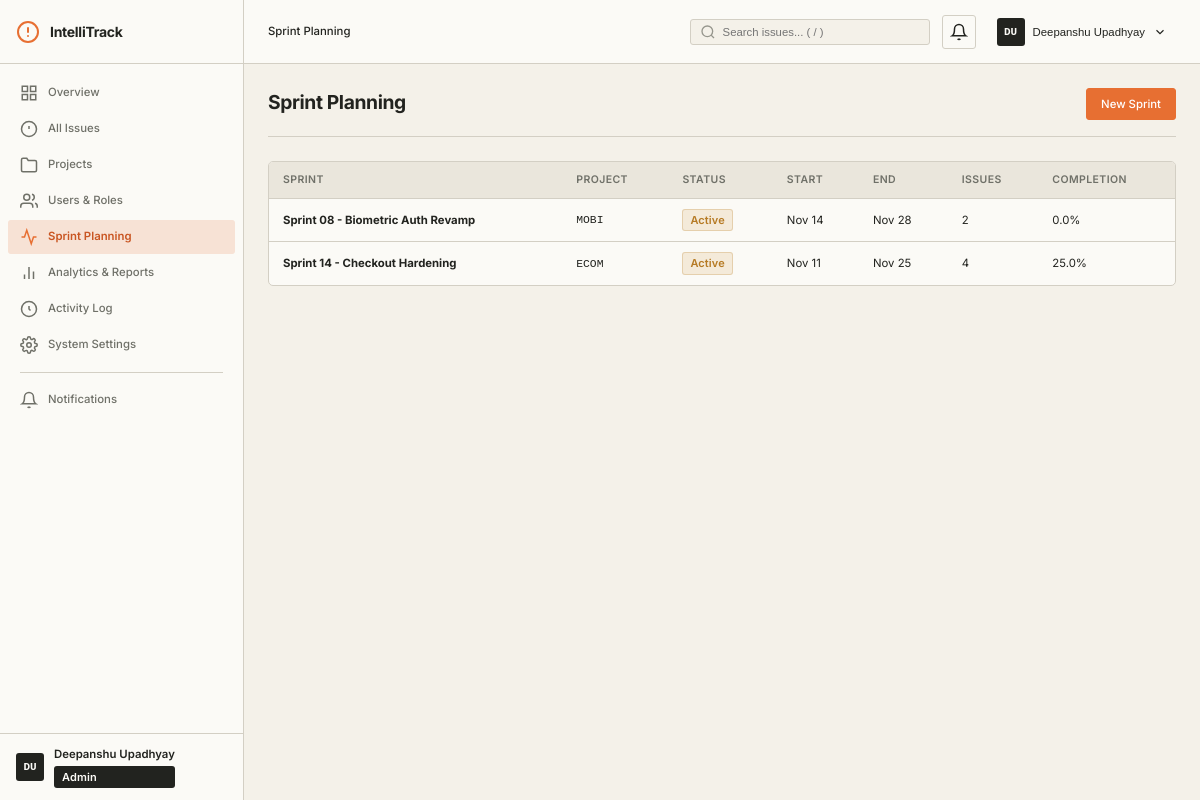
Page /sprints/ (signed in) on the committed database.
### models/user.py (models this page shows, shortened)
class User(UserMixin, db.Model):
    __tablename__ = 'users'
    ROLE_ADMIN = 'admin'
    ROLE_DEVELOPER = 'developer'
    ROLE_REPORTER = 'reporter'
    VALID_ROLES = [ROLE_ADMIN, ROLE_DEVELOPER, ROLE_REPORTER]
    id = db.Column(db.Integer, primary_key=True)
    username = db.Column(db.String(80), unique=True, nullable=False, index=True)
    email = db.Column(db.String(120), unique=True, nullable=False, index=True)
    password_hash = db.Column(db.String(256), nullable=False)
    first_name = db.Column(db.String(80), nullable=False, default='')
    last_name = db.Column(db.String(80), nullable=False, default='')
    role = db.Column(db.String(20), nullable=False, default=ROLE_REPORTER)
    is_active = db.Column(db.Boolean, default=True, nullable=False)
    created_at = db.Column(db.DateTime, default=datetime.utcnow, nullable=False)
    updated_at = db.Column(db.DateTime, default=datetime.utcnow, onupdate=datetime.utcnow)
    reported_issues = db.relationship('Issue', foreign_keys='Issue.reporter_id', backref='reporter', lazy='dynamic')
    assigned_issues = db.relationship('Issue', foreign_keys='Issue.assignee_id', backref='assignee', lazy='dynamic')
    comments = db.relationship('Comment', backref='author', lazy='dynamic')
    activities = db.relationship('Activity', backref='actor', lazy='dynamic')
    notifications = db.relationship('Notification', backref='user', lazy='dynamic')
    memberships = db.relationship('ProjectMembership', backref='user', lazy='dynamic')
    @property
    def full_name(self):
        name = f"{self.first_name} {self.last_name}".strip()
        return name if name else self.username
    @property
    def initials(self):
        if self.first_name and self.last_name:
            return f"{self.first_name[0]}{self.last_name[0]}".upper()
        return self.username[:2].upper()
    @property
    def is_admin(self):
        return self.role == self.ROLE_ADMIN

### models/sprint.py (models this page shows, shortened)
class Sprint(db.Model):
    __tablename__ = 'sprints'
    STATUS_PLANNING = 'planning'
    STATUS_ACTIVE = 'active'
    STATUS_COMPLETED = 'completed'
    VALID_STATUSES = [STATUS_PLANNING, STATUS_ACTIVE, STATUS_COMPLETED]
    id = db.Column(db.Integer, primary_key=True)
    name = db.Column(db.String(120), nullable=False)
    project_id = db.Column(db.Integer, db.ForeignKey('projects.id'), nullable=False, index=True)
    status = db.Column(db.String(20), default=STATUS_PLANNING, nullable=False)
    start_date = db.Column(db.Date, nullable=True)
    end_date = db.Column(db.Date, nullable=True)
    goal = db.Column(db.Text, default='')
    created_at = db.Column(db.DateTime, default=datetime.utcnow, nullable=False)
    updated_at = db.Column(db.DateTime, default=datetime.utcnow, onupdate=datetime.utcnow)
    issues = db.relationship('Issue', backref='sprint', lazy='dynamic')
    @property
    def total_issues(self):
        return self.issues.count()
    @property
    def completed_issues(self):
        return self.issues.filter(
            Issue.status.in_(['resolved', 'closed'])
        ).count() if self.issues.count() > 0 else 0
    @property
    def completion_rate(self):
        total = self.total_issues
        if total == 0:
            return 0
        return round((self.completed_issues / total) * 100, 1)

### models/project.py (models this page shows, shortened)
class Project(db.Model):
    __tablename__ = 'projects'
    STATUS_ACTIVE = 'active'
    STATUS_ARCHIVED = 'archived'
    id = db.Column(db.Integer, primary_key=True)
    name = db.Column(db.String(120), nullable=False)
    key = db.Column(db.String(10), unique=True, nullable=False, index=True)
    description = db.Column(db.Text, default='')
    status = db.Column(db.String(20), default=STATUS_ACTIVE, nullable=False)
    created_at = db.Column(db.DateTime, default=datetime.utcnow, nullable=False)
    updated_at = db.Column(db.DateTime, default=datetime.utcnow, onupdate=datetime.utcnow)
    issues = db.relationship('Issue', backref='project', lazy='dynamic')
    memberships = db.relationship('ProjectMembership', backref='project', lazy='dynamic',
                                  cascade='all, delete-orphan')
    sprints = db.relationship('Sprint', backref='project', lazy='dynamic')
    releases = db.relationship('Release', backref='project', lazy='dynamic')

### routes/sprints.py (the view)
@sprints_bp.route('/')
@login_required
def list_sprints():
    if current_user.is_admin:
        projects = Project.query.filter_by(status=Project.STATUS_ACTIVE).all()
        sprints = Sprint.query.order_by(Sprint.created_at.desc()).all()
    else:
        projects = Project.query.join(ProjectMembership).filter(
            ProjectMembership.user_id == current_user.id
        ).all()
        project_ids = [p.id for p in projects]
        sprints = Sprint.query.filter(Sprint.project_id.in_(project_ids)).order_by(Sprint.created_at.desc()).all()
    return render_template(
        'sprints/list.html',
        sprints=sprints,
        projects=projects,
    )

### templates/sprints/list.html (shortened to what this page needs)
{% extends "base.html" %}
{% block breadcrumb %}<span class="breadcrumb-item">Sprint Planning</span>{% endblock %}
{% block page_title %}Sprint Planning{% endblock %}
{% block page_actions %}
{% if current_user.is_admin or current_user.is_developer %}
<button class="btn btn-primary" onclick="document.getElementById('newSprintModal').style.display='flex'">New Sprint</button>
{% endif %}
{% endblock %}
{% block content %}
{% if sprints %}
<div class="table-responsive">
    <table class="table table-hover">
        <thead><tr><th>Sprint</th><th>Project</th><th>Status</th><th>Start</th><th>End</th><th>Issues</th><th>Completion</th></tr></thead>
        <tbody>
            {% for sprint in sprints %}
            <tr onclick="window.location='{{ url_for('sprints.view_sprint', sprint_id=sprint.id) }}'" style="cursor:pointer">
                <td><strong>{{ sprint.name }}</strong></td>
                <td><span class="mono">{{ sprint.project.key }}</span></td>
                <td><span class="badge badge-{{ sprint.status }}">{{ sprint.status|title }}</span></td>
                <td>{{ sprint.start_date.strftime('%b %d') if sprint.start_date else '—' }}</td>
                <td>{{ sprint.end_date.strftime('%b %d') if sprint.end_date else '—' }}</td>
                <td>{{ sprint.total_issues }}</td>
                <td>{{ sprint.completion_rate }}%</td>
            </tr>
            {% endfor %}
        </tbody>
    </table>
</div>
{% else %}
<div class="empty-state">
    <h3 class="empty-state-title">No sprints created</h3>
    <p class="empty-state-desc">Create a sprint to start planning work.</p>
</div>
{% endif %}
{% endblock %}

### templates/base.html (shortened to what this page needs)
<!DOCTYPE html>
<html lang="en">
<head>
    <link rel="stylesheet" href="{{ url_for('static', filename='css/tokens.css') }}">
    <link rel="stylesheet" href="{{ url_for('static', filename='css/layout.css') }}">
    <link rel="stylesheet" href="{{ url_for('static', filename='css/components.css') }}">
</head>
<body>
    <aside class="sidebar" id="sidebar">
        <div class="sidebar-header">
            <a href="{{ url_for('dashboard.index') }}" class="sidebar-logo">
                <svg width="24" height="24" viewBox="0 0 24 24" fill="none" stroke="currentColor" stroke-width="2" stroke-linecap="round" stroke-linejoin="round"><circle cx="12" cy="12" r="10"/><line x1="12" y1="8" x2="12" y2="12"/><line x1="12" y1="16" x2="12.01" y2="16"/></svg>
                <span>IntelliTrack</span>
            </a>
        </div>
        <nav class="sidebar-nav">
            {% if current_user.is_admin %}
            <a href="{{ url_for('admin.overview') }}" class="nav-item {% if request.endpoint == 'admin.overview' %}active{% endif %}">
                <svg width="18" height="18" viewBox="0 0 24 24" fill="none" stroke="currentColor" stroke-width="2"><rect x="3" y="3" width="7" height="7"/><rect x="14" y="3" width="7" height="7"/><rect x="3" y="14" width="7" height="7"/><rect x="14" y="14" width="7" height="7"/></svg>
                <span>Overview</span>
            </a>
            <a href="{{ url_for('issues.list_issues') }}" class="nav-item {% if request.blueprint == 'issues' %}active{% endif %}">
                <svg width="18" height="18" viewBox="0 0 24 24" fill="none" stroke="currentColor" stroke-width="2"><circle cx="12" cy="12" r="10"/><line x1="12" y1="8" x2="12" y2="12"/><line x1="12" y1="16" x2="12.01" y2="16"/></svg>
                <span>All Issues</span>
            </a>
            <a href="{{ url_for('projects.list_projects') }}" class="nav-item {% if request.blueprint == 'projects' %}active{% endif %}">
                <svg width="18" height="18" viewBox="0 0 24 24" fill="none" stroke="currentColor" stroke-width="2"><path d="M22 19a2 2 0 0 1-2 2H4a2 2 0 0 1-2-2V5a2 2 0 0 1 2-2h5l2 3h9a2 2 0 0 1 2 2z"/></svg>
                <span>Projects</span>
            </a>
            <a href="{{ url_for('admin.users') }}" class="nav-item {% if request.endpoint and 'user' in request.endpoint %}active{% endif %}">
                <svg width="18" height="18" viewBox="0 0 24 24" fill="none" stroke="currentColor" stroke-width="2"><path d="M17 21v-2a4 4 0 0 0-4-4H5a4 4 0 0 0-4 4v2"/><circle cx="9" cy="7" r="4"/><path d="M23 21v-2a4 4 0 0 0-3-3.87"/><path d="M16 3.13a4 4 0 0 1 0 7.75"/></svg>
                <span>Users &amp; Roles</span>
            </a>
            <a href="{{ url_for('sprints.list_sprints') }}" class="nav-item {% if request.blueprint == 'sprints' %}active{% endif %}">
                <svg width="18" height="18" viewBox="0 0 24 24" fill="none" stroke="currentColor" stroke-width="2"><polyline points="22 12 18 12 15 21 9 3 6 12 2 12"/></svg>
                <span>Sprint Planning</span>
            </a>
            <a href="{{ url_for('admin.analytics') }}" class="nav-item {% if request.endpoint == 'admin.analytics' %}active{% endif %}">
                <svg width="18" height="18" viewBox="0 0 24 24" fill="none" stroke="currentColor" stroke-width="2"><line x1="18" y1="20" x2="18" y2="10"/><line x1="12" y1="20" x2="12" y2="4"/><line x1="6" y1="20" x2="6" y2="14"/></svg>
                <span>Analytics &amp; Reports</span>
            </a>
            <a href="{{ url_for('admin.activity_log') }}" class="nav-item {% if request.endpoint == 'admin.activity_log' %}active{% endif %}">
                <svg width="18" height="18" viewBox="0 0 24 24" fill="none" stroke="currentColor" stroke-width="2"><polyline points="12 8 12 12 14 14"/><circle cx="12" cy="12" r="10"/></svg>
                <span>Activity Log</span>
            </a>
            <a href="{{ url_for('admin.settings') }}" class="nav-item {% if request.endpoint == 'admin.settings' %}active{% endif %}">
                <span>System Settings</span>
            </a>
            {% endif %}
            <div class="nav-divider"></div>
            <a href="#" class="nav-item" id="notifications-nav-link">
                <svg width="18" height="18" viewBox="0 0 24 24" fill="none" stroke="currentColor" stroke-width="2"><path d="M18 8A6 6 0 0 0 6 8c0 7-3 9-3 9h18s-3-2-3-9"/><path d="M13.73 21a2 2 0 0 1-3.46 0"/></svg>
                <span>Notifications{% if unread_notifications_count > 0 %} <span class="nav-badge">{{ unread_notifications_count }}</span>{% endif %}</span>
            </a>
        </nav>
        <div class="sidebar-footer">
            <div class="sidebar-user">
                <div class="avatar avatar-sm">{{ current_user.initials }}</div>
                <div class="sidebar-user-info">
                    <span class="sidebar-user-name">{{ current_user.full_name }}</span>
                    <span class="badge badge-role badge-{{ current_user.role }}">{{ current_user.role|title }}</span>
                </div>
            </div>
        </div>
    </aside>
    <div class="main-wrapper">
        <header class="topbar">
            <div class="breadcrumb">
                {% block breadcrumb %}{% endblock %}
            </div>
            <div class="topbar-right">
                <div class="search-wrapper">
                    <input type="text" class="search-input" id="globalSearch" placeholder="Search issues... ( / )" autocomplete="off">
                </div>
                <div class="topbar-notifications" id="notificationsContainer">
                    <button class="topbar-icon-btn" id="notificationsToggle" aria-label="Notifications">
                        <svg width="18" height="18" viewBox="0 0 24 24" fill="none" stroke="currentColor" stroke-width="2"><path d="M18 8A6 6 0 0 0 6 8c0 7-3 9-3 9h18s-3-2-3-9"/><path d="M13.73 21a2 2 0 0 1-3.46 0"/></svg>
                    </button>
                </div>
                <div class="topbar-user-menu">
                    <button class="topbar-user-btn" id="userMenuToggle">
                        <div class="avatar avatar-sm">{{ current_user.initials }}</div>
                        <span class="topbar-user-name">{{ current_user.full_name }}</span>
                        <svg width="14" height="14" viewBox="0 0 24 24" fill="none" stroke="currentColor" stroke-width="2"><polyline points="6 9 12 15 18 9"/></svg>
                    </button>
                </div>
            </div>
        </header>
        <main class="content">
            <div class="page-header">
                <div class="page-header-left">
                    <h1 class="page-title">{% block page_title %}Dashboard{% endblock %}</h1>
                </div>
                <div class="page-header-actions">
                    {% block page_actions %}{% endblock %}
                </div>
            </div>
            {% block content %}{% endblock %}
        </main>
    </div>
</body>
</html>

### rows in the picture
User: initials "DU", full_name "Deepanshu Upadhyay", role "Admin"
Sprint: name "Sprint 08 - Biometric Auth Revamp", project.key "MOBI", status "Active", start_date "Nov 14", end_date "Nov 28", total_issues "2", completion_rate "0.0"
Sprint: name "Sprint 14 - Checkout Hardening", project.key "ECOM", status "Active", start_date "Nov 11", end_date "Nov 25", total_issues "4", completion_rate "25.0"
